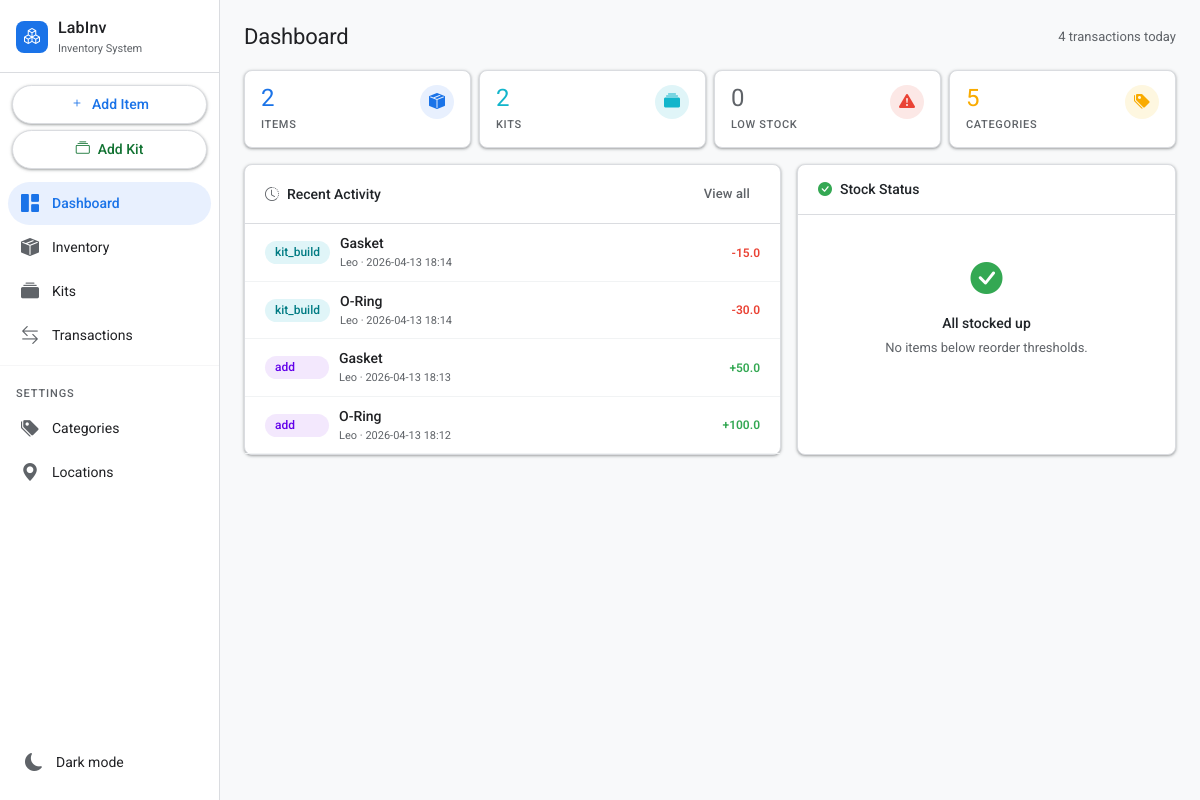
Before: / with the older database file.
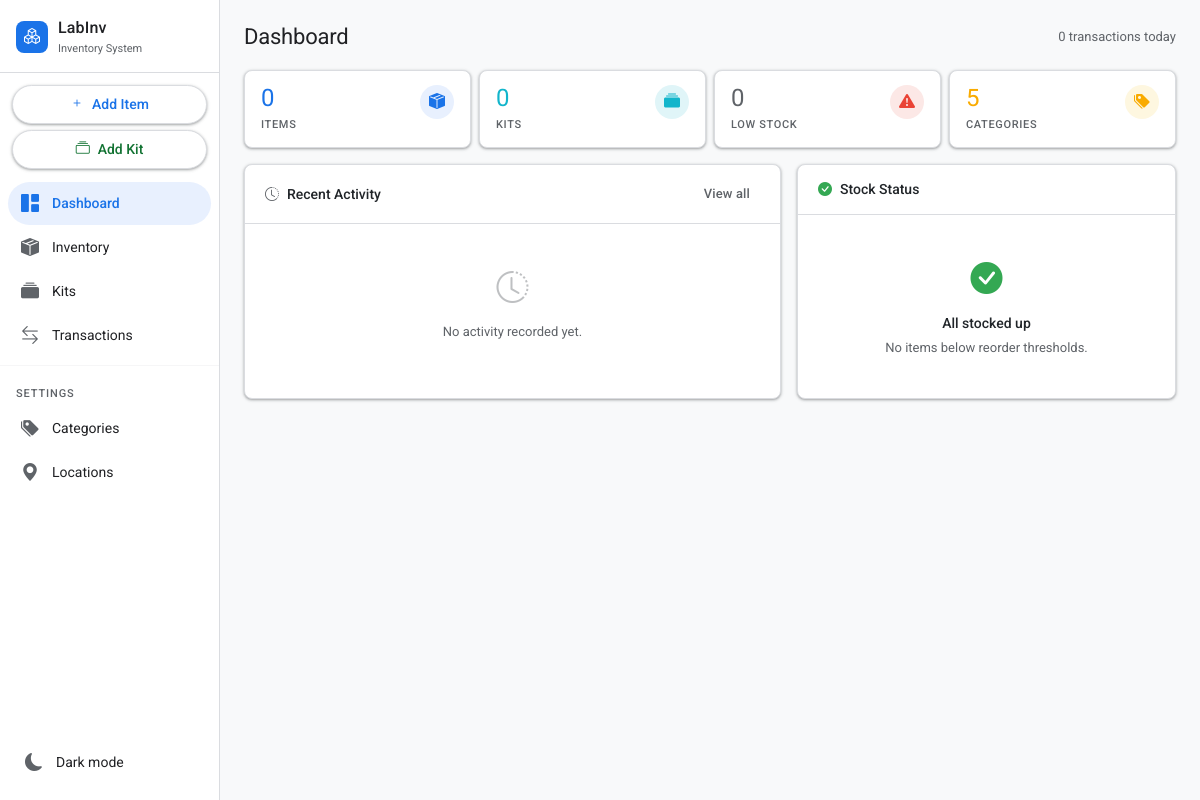
After: the same page with the newer database file.
### tables this page shows
CREATE TABLE transactions (
            id              INTEGER PRIMARY KEY AUTOINCREMENT,
            item_id         INTEGER NOT NULL REFERENCES items(id),
            action          TEXT    NOT NULL,
            quantity_change REAL    NOT NULL,
            quantity_before REAL    NOT NULL,
            quantity_after  REAL    NOT NULL,
            user_name       TEXT    NOT NULL,
            project         TEXT,
            notes           TEXT,
            timestamp       TIMESTAMP DEFAULT CURRENT_TIMESTAMP
        );

CREATE TABLE items (
            id                  INTEGER PRIMARY KEY AUTOINCREMENT,
            name                TEXT    NOT NULL,
            category_id         INTEGER REFERENCES categories(id),
            quantity            REAL    NOT NULL DEFAULT 0,
            unit                TEXT    NOT NULL DEFAULT 'units',
            location_id         INTEGER REFERENCES locations(id),
            low_stock_threshold REAL    DEFAULT 0,
            supplier            TEXT,
            sku                 TEXT,
            notes               TEXT,
            created_at          TIMESTAMP DEFAULT CURRENT_TIMESTAMP,
            updated_at          TIMESTAMP DEFAULT CURRENT_TIMESTAMP
        );

### app.py (the view)
@app.route("/")
def dashboard():
    db = get_db()
    low_stock = db.execute("""
        SELECT i.*, c.name AS category_name, l.name AS location_name
        FROM items i
        LEFT JOIN categories c ON i.category_id = c.id
        LEFT JOIN locations  l ON i.location_id  = l.id
        WHERE i.low_stock_threshold > 0 AND i.quantity <= i.low_stock_threshold
        ORDER BY (i.quantity - i.low_stock_threshold) ASC
    """).fetchall()
    recent = db.execute("""
        SELECT t.*, i.name AS item_name
        FROM transactions t
        JOIN items i ON t.item_id = i.id
        ORDER BY t.timestamp DESC
        LIMIT 12
    """).fetchall()
    stats = {
        "total_items":      db.execute("SELECT COUNT(*) FROM items").fetchone()[0],
        "total_categories": db.execute("SELECT COUNT(*) FROM categories").fetchone()[0],
        "total_kits":       db.execute("SELECT COUNT(*) FROM kits").fetchone()[0],
        "low_stock_count":  len(low_stock),
        "txn_today":        db.execute(
            "SELECT COUNT(*) FROM transactions WHERE DATE(timestamp) = DATE('now')"
        ).fetchone()[0],
    }
    db.close()
    return render_template("index.html", low_stock=low_stock, recent=recent, stats=stats)

### app.py (called while the page is built)
def get_db():
    conn = sqlite3.connect(DATABASE)
    conn.row_factory = sqlite3.Row
    conn.execute("PRAGMA foreign_keys = ON")
    return conn

### templates/index.html (shortened to what this page needs)
{% extends "base.html" %}
{% block content %}
<div class="pg-header" style="margin-bottom:20px">
  <h1 class="pg-title">Dashboard</h1>
  <span class="text-muted" style="font-size:13px">{{ stats.txn_today }} transaction{{ 's' if stats.txn_today != 1 }} today</span>
</div>
<div class="row g-2 mb-3">
  <div class="col-6 col-md-3">
    <a href="/items" style="text-decoration:none">
      <div class="stat-card" style="padding:14px 16px">
        <div>
          <div class="stat-val" style="color:var(--blue);font-size:24px">{{ stats.total_items }}</div>
          <div class="stat-lbl">Items</div>
        </div>
        <div class="stat-ico" style="background:var(--blue-light);color:var(--blue);width:34px;height:34px;font-size:16px">
          <i class="bi bi-box-seam-fill"></i>
        </div>
      </div>
    </a>
  </div>
  <div class="col-6 col-md-3">
    <a href="/kits" style="text-decoration:none">
      <div class="stat-card" style="padding:14px 16px">
        <div>
          <div class="stat-val" style="color:var(--teal);font-size:24px">{{ stats.total_kits }}</div>
          <div class="stat-lbl">Kits</div>
        </div>
        <div class="stat-ico" style="background:var(--teal-light);color:var(--teal);width:34px;height:34px;font-size:16px">
          <i class="bi bi-collection-fill"></i>
        </div>
      </div>
    </a>
  </div>
  <div class="col-6 col-md-3">
    <a href="/items" style="text-decoration:none">
      <div class="stat-card" style="padding:14px 16px">
        <div>
          <div class="stat-val" style="color:{% if stats.low_stock_count > 0 %}var(--red){% else %}var(--muted){% endif %};font-size:24px">{{ stats.low_stock_count }}</div>
          <div class="stat-lbl">Low Stock</div>
        </div>
        <div class="stat-ico" style="background:var(--red-light);color:var(--red);width:34px;height:34px;font-size:16px">
          <i class="bi bi-exclamation-triangle-fill"></i>
        </div>
      </div>
    </a>
  </div>
  <div class="col-6 col-md-3">
    <a href="/transactions" style="text-decoration:none">
      <div class="stat-card" style="padding:14px 16px">
        <div>
          <div class="stat-val" style="color:var(--amber);font-size:24px">{{ stats.total_categories }}</div>
          <div class="stat-lbl">Categories</div>
        </div>
        <div class="stat-ico" style="background:var(--amber-light);color:var(--amber);width:34px;height:34px;font-size:16px">
          <i class="bi bi-tags-fill"></i>
        </div>
      </div>
    </a>
  </div>
</div>
<div class="row g-3">
  <div class="col-12 col-lg-7">
    <div class="card h-100">
      <div class="card-hd">
        <span><i class="bi bi-clock-history me-2" style="color:var(--muted)"></i>Recent Activity</span>
        <a href="/transactions" class="btn btn-ghost btn-sm" style="font-size:13px">View all</a>
      </div>
      {% if recent %}
      <div style="overflow-y:auto;max-height:460px">
        {% for t in recent %}
        <div style="padding:9px 20px;border-bottom:1px solid var(--border-subtle);display:flex;align-items:center;gap:10px">
          <span class="badge badge-action-{{ t.action }}" style="flex-shrink:0;min-width:64px;text-align:center">{{ t.action }}</span>
          <div style="flex:1;min-width:0">
            <a href="/items/{{ t.item_id }}" style="font-weight:500;color:var(--text)">{{ t.item_name }}</a>
            <div class="text-muted" style="font-size:11px;margin-top:1px">{{ t.user_name }} · {{ t.timestamp[:16] }}</div>
          </div>
          <span style="font-size:12px;font-weight:600;white-space:nowrap;flex-shrink:0">
            {% if t.quantity_change > 0 %}<span style="color:var(--green)">+{{ t.quantity_change }}</span>
            {% else %}<span style="color:var(--red)">{{ t.quantity_change }}</span>{% endif %}
          </span>
        </div>
        {% endfor %}
      </div>
      {% else %}
      <div class="card-bd text-center" style="padding:40px 20px">
        <i class="bi bi-clock-history" style="font-size:32px;color:var(--muted);display:block;margin-bottom:10px;opacity:.4"></i>
        <div class="text-muted" style="font-size:13px">No activity recorded yet.</div>
      </div>
      {% endif %}
    </div>
  </div>
  <div class="col-12 col-lg-5">
    <div class="card h-100">
      <div class="card-hd">
        {% if low_stock %}
        <span><i class="bi bi-exclamation-triangle-fill me-2" style="color:var(--red)"></i>Low Stock</span>
        <span class="badge" style="background:var(--red-light);color:var(--red)">{{ low_stock|length }}</span>
        {% else %}
        <span><i class="bi bi-check-circle-fill me-2" style="color:var(--green)"></i>Stock Status</span>
        {% endif %}
      </div>
      {% if low_stock %}
      <div style="overflow-y:auto;max-height:460px">
        {% for item in low_stock %}
        <div style="padding:10px 20px;border-bottom:1px solid var(--border-subtle);display:flex;align-items:center;gap:10px">
          <div style="flex:1;min-width:0">
            <a href="/items/{{ item.id }}" style="font-weight:500;color:var(--text)">{{ item.name }}</a>
            {% if item.location_name %}<div class="text-muted" style="font-size:11px">{{ item.location_name }}</div>{% endif %}
          </div>
          <div style="text-align:right;flex-shrink:0">
            <span class="badge qty-warn" style="display:block;margin-bottom:2px">{{ item.quantity }} {{ item.unit }}</span>
            <span class="text-muted" style="font-size:11px">min {{ item.low_stock_threshold }}</span>
          </div>
        </div>
        {% endfor %}
      </div>
      {% else %}
      <div class="card-bd text-center" style="padding:40px 20px">
        <i class="bi bi-check-circle-fill" style="font-size:32px;color:var(--green);display:block;margin-bottom:10px"></i>
        <div style="font-weight:500;margin-bottom:4px">All stocked up</div>
        <div class="text-muted" style="font-size:13px">No items below reorder thresholds.</div>
      </div>
      {% endif %}
    </div>
  </div>
</div>
{% endblock %}

### templates/base.html (shortened to what this page needs)
<!doctype html>
<html lang="en">
<head>
  <link href="https://cdn.jsdelivr.net/npm/bootstrap@5.3.2/dist/css/bootstrap.min.css" rel="stylesheet">
  <link href="https://cdn.jsdelivr.net/npm/bootstrap-icons@1.11.3/font/bootstrap-icons.min.css" rel="stylesheet">
</head>
<body>
<aside class="sidebar no-print">
  <a class="sidebar-brand" href="/">
    <div class="brand-icon"><i class="bi bi-boxes"></i></div>
    <div>
      <div class="brand-name">LabInv</div>
      <div class="brand-sub">Inventory System</div>
    </div>
  </a>
  <div style="padding:12px 12px 4px;display:flex;flex-direction:column;gap:6px">
    <a href="/items/new" class="sidebar-cta">
      <i class="bi bi-plus"></i><span>Add Item</span>
    </a>
    <a href="/kits/new" class="sidebar-cta sidebar-cta-kit">
      <i class="bi bi-collection"></i><span>Add Kit</span>
    </a>
  </div>
  <nav class="sidebar-nav">
    <a href="/" class="s-link {% if request.endpoint == 'dashboard' %}active{% endif %}">
      <i class="bi bi-grid-1x2-fill"></i><span>Dashboard</span>
    </a>
    <a href="/items" class="s-link {% if request.endpoint in ('items','item_detail','new_item','edit_item') %}active{% endif %}">
      <i class="bi bi-box-seam-fill"></i><span>Inventory</span>
    </a>
    <a href="/kits" class="s-link {% if request.endpoint in ('kits','kit_detail','new_kit','edit_kit') %}active{% endif %}">
      <i class="bi bi-collection-fill"></i><span>Kits</span>
    </a>
    <a href="/transactions" class="s-link {% if request.endpoint == 'transactions' %}active{% endif %}">
      <i class="bi bi-arrow-left-right"></i><span>Transactions</span>
    </a>
    <hr class="sidebar-divider">
    <div class="sidebar-group-label">Settings</div>
    <a href="/categories" class="s-link {% if request.endpoint == 'categories' %}active{% endif %}">
      <i class="bi bi-tags-fill"></i><span>Categories</span>
    </a>
    <a href="/locations" class="s-link {% if request.endpoint == 'locations' %}active{% endif %}">
      <i class="bi bi-geo-alt-fill"></i><span>Locations</span>
    </a>
  </nav>
  <div class="sidebar-footer">
    <button class="theme-toggle" onclick="toggleTheme()">
      <i class="bi bi-moon-fill" id="themeIcon"></i><span id="themeLabel">Dark mode</span>
    </button>
  </div>
</aside>
<div class="main-wrap">
  <div class="page">
    {% block content %}{% endblock %}
  </div>
</div>
</body>
</html>

Changed rows visible on the page:
removed transactions: action "kit_build", item_name "Gasket", user_name "Leo", timestamp "2026-04-13 18:14", quantity_change "-15.0"
removed transactions: action "kit_build", item_name "O-Ring", user_name "Leo", timestamp "2026-04-13 18:14", quantity_change "-30.0"
removed transactions: action "add", item_name "Gasket", user_name "Leo", timestamp "2026-04-13 18:13", quantity_change "50.0"
removed transactions: action "add", item_name "O-Ring", user_name "Leo", timestamp "2026-04-13 18:12", quantity_change "100.0"
Other visible differences:
{{ stats.txn_today }}: "4" → "0"
{{ stats.total_items }}: "2" → "0"
{{ stats.total_kits }}: "2" → "0"
text now shown: "No activity recorded yet."
